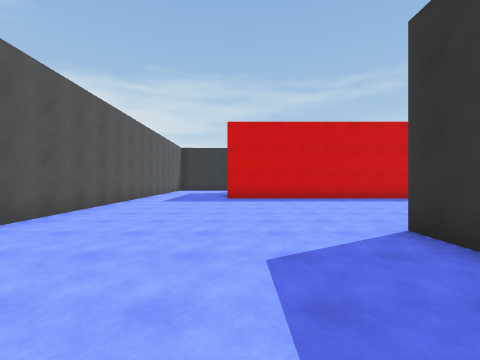
View 1 (above)

24 first-person views from a walk through a Unity game level. The camera is 1.5 m above the floor, looks level and sees 90° across. The floor is counted in squares, 2 m on a side. Each view is taken from the middle of a square. On the plan, view 1 faces up. The plan holds only what a view shows up to about 9 squares ahead; the rest is blank. The place goes on beyond the plan. The player character is not drawn.

View 2
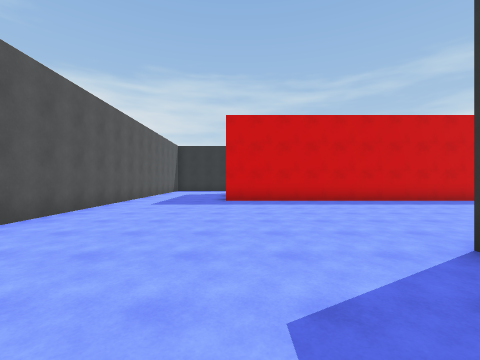

View 3
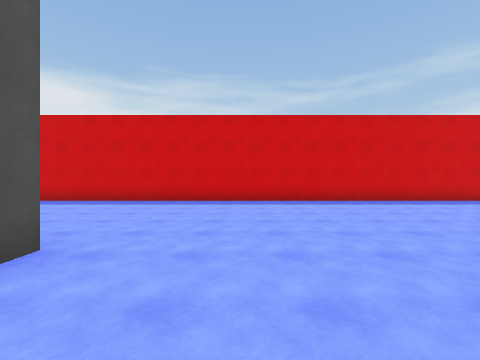

View 4
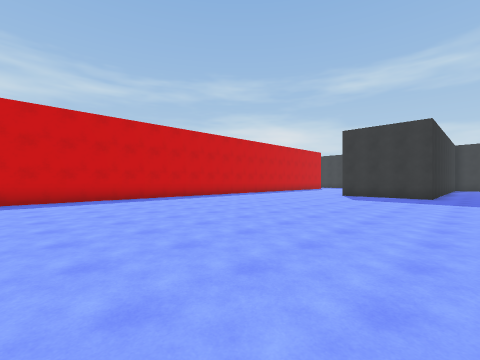

View 5
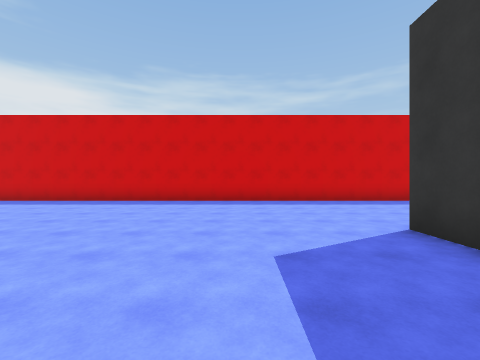

View 6
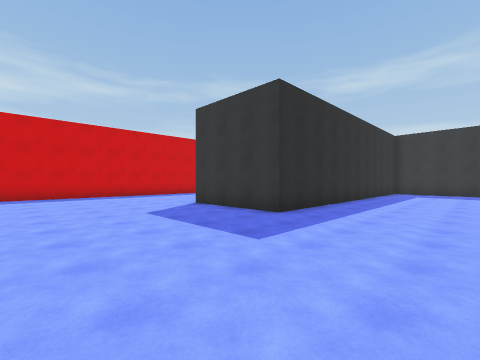

View 7
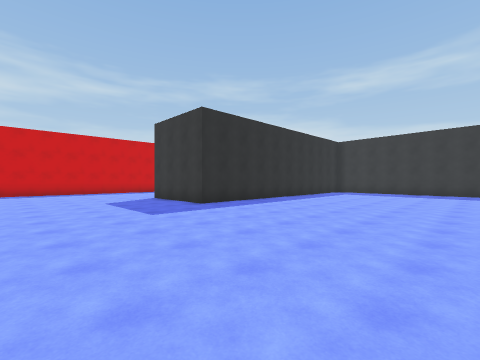

View 8
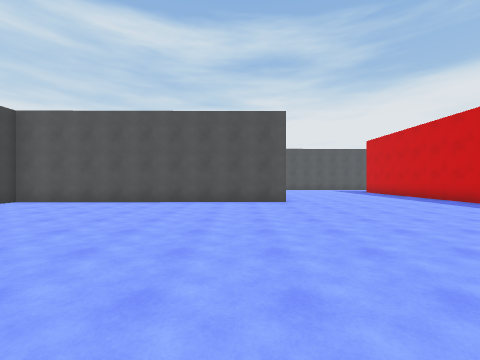

View 9
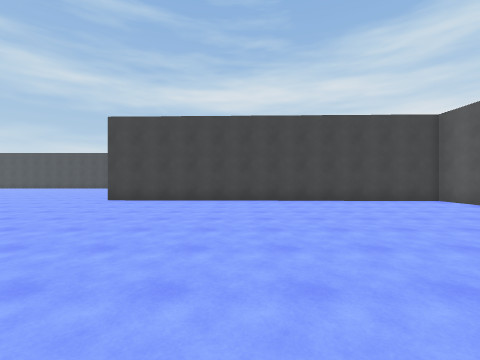

View 10
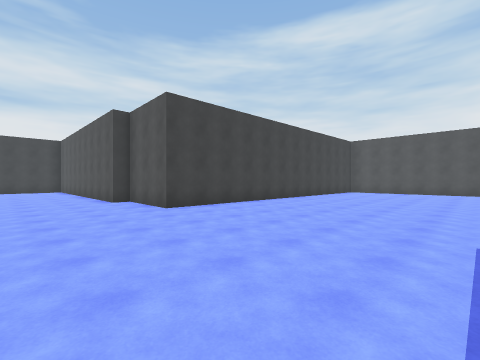

View 11
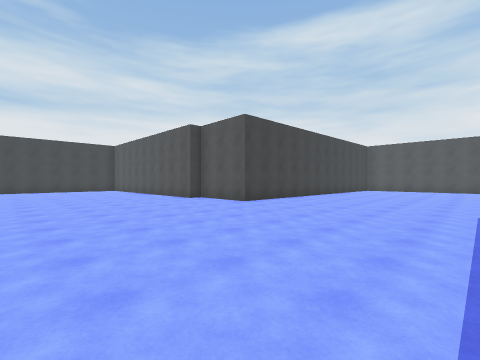

View 12
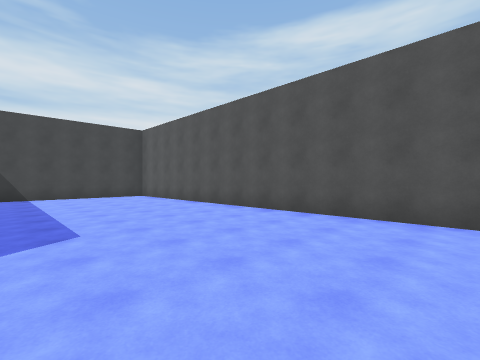

View 13
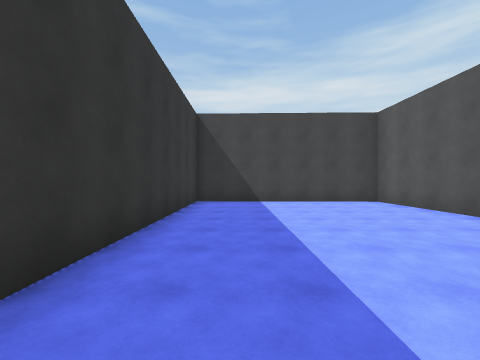

View 14
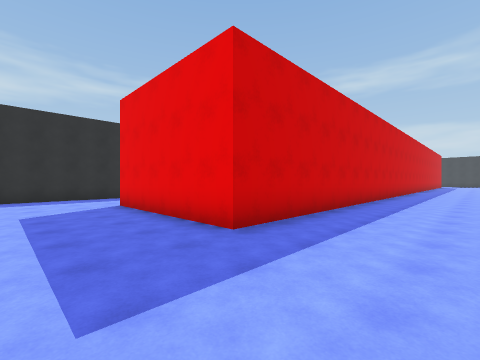

View 15
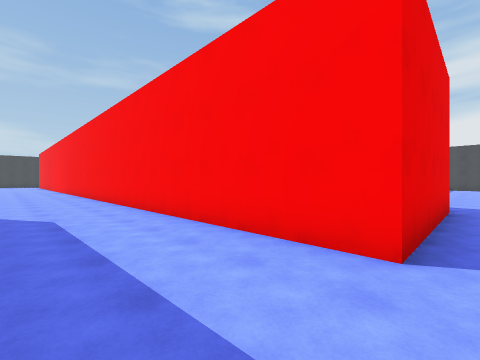

View 16
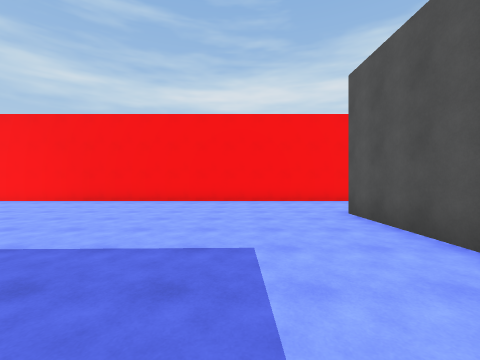

View 17
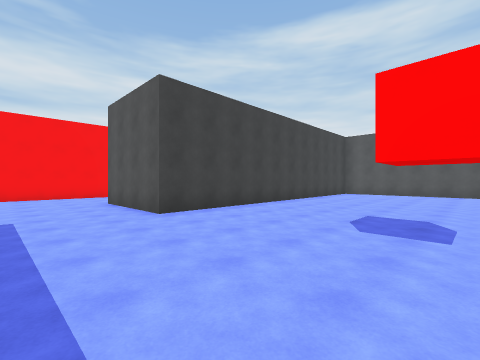

View 18
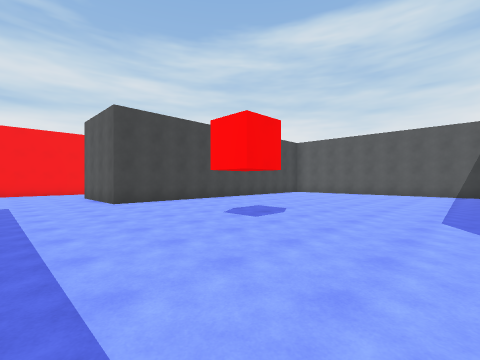

View 19
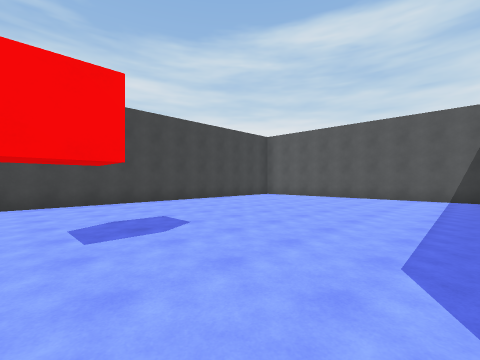

View 20
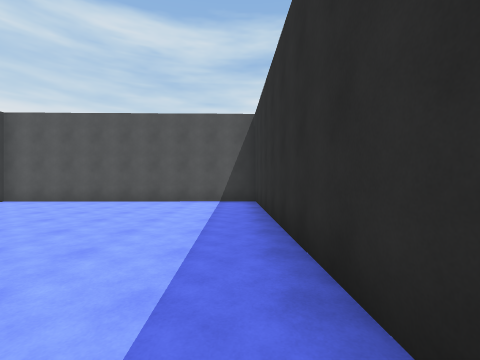

View 21
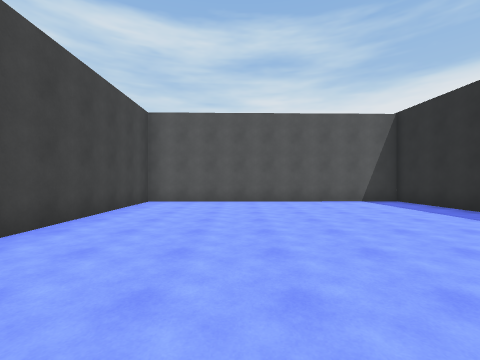

View 22
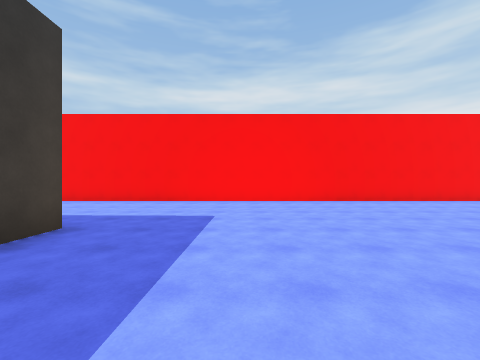

View 23
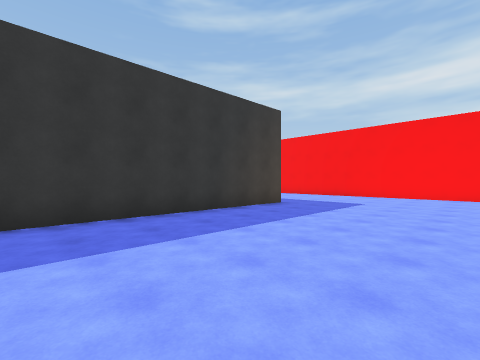

View 24
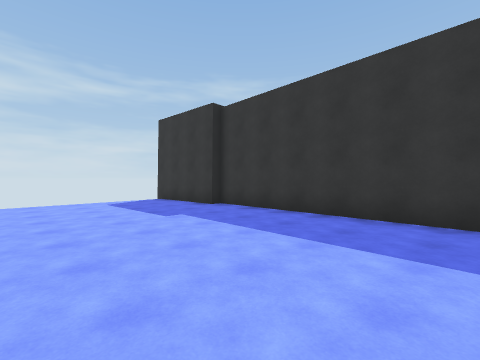

### Floor plan
Points are (right, up) in squares from view 1. A wall is a line through its corners. A room is listed if a view was taken in it or the views show most of it. See-through windows are left out.
Room 1 (views 1, 2, 3, 4, 5, 6, 7, 8, 9, 10, 11, 12, 13, 14, 15)
walls: (5.9, 3.6) (5.9, -5.6) (17.9, -5.9) (17.8, -8.6); (24.5, 1.2) (19.6, 1.3) (19.6, 4.7); (18.4, -8.6) (18.4, -10); (23.2, 9.7) (-0.5, 9.6) (-0.5, 14.5) (7.5, 14.5); (-4.1, 10) (-3.8, -5.3) (2.5, -5.5) (2.5, 3.5); (-0.7, 17.5) (-3.1, 17.5)
ways out: opening at (7.7, 16) to room 2
Room 2 (views 16, 17, 18, 19, 20, 21, 22, 23, 24)
walls: (7.5, 14.5) (24.4, 14.5); (3.3, 29.7) (-4.5, 29.5) (-4.3, 20.8) (6.5, 21) (6.6, 17.6); (20.8, 19.2) (21.1, 29.9); (20.7, 29.9) (20.6, 32.1)
ways out: opening at (7.7, 16) to room 1

Positions as (right, up) in squares from view 1, and headings:
1: (0, 0), facing up
2: (0, 1), facing up
3: (8, 1), facing up
4: (8, 0), facing up-right
5: (17, 1), facing up
6: (15, -2), facing up-right
7: (15, -5), facing up-right
8: (14, 2), facing left
9: (13, 3), facing down
10: (21, 0), facing down-left
11: (24, 0), facing down-left
12: (1, 6), facing down-left
13: (1, 3), facing down
14: (-3, 7), facing up-right
15: (-1, 17), facing down-right
16: (9, 23), facing down
17: (9, 26), facing down-left
18: (9, 29), facing down-left
19: (6, 29), facing down-left
20: (4, 29), facing left
21: (4, 24), facing left
22: (18, 23), facing down
23: (16, 26), facing down-right
24: (16, 24), facing up-right
